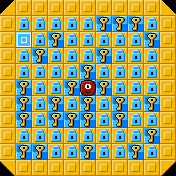

This game map was drawn from its Tiled (.tmx) file and the tilesets committed beside it. A one-line description and the full map source follow:
An orthogonal 11x11 tile map with 16x16 px tiles, 3 tile layers (floor, walls, items).

<map version="1.10" tiledversion="1.11.0" orientation="orthogonal" renderorder="left-up" width="11" height="11" tilewidth="16" tileheight="16" infinite="0" nextlayerid="4" nextobjectid="1">
 <editorsettings>
  <export target="../game/levels/level34.lua" format="lua" />
 </editorsettings>
 <properties>
  <property name="moves" type="int" value="8" />
  <property name="name" value="OVERLOAD" />
 </properties>
 <tileset firstgid="1" source="tiles.tsx" />
 <layer id="1" name="floor" width="11" height="11">
  <data encoding="csv">
0,0,0,0,0,0,0,0,0,0,0,
0,52,52,52,52,52,52,52,52,52,0,
0,52,52,52,52,52,52,52,52,52,0,
0,52,52,52,52,52,52,52,52,52,0,
0,52,52,52,52,52,52,52,52,52,0,
0,52,52,52,52,52,52,52,52,52,0,
0,52,52,52,52,52,52,52,52,52,0,
0,52,52,52,52,52,52,52,52,52,0,
0,52,52,52,52,52,52,52,52,52,0,
0,52,52,52,52,52,52,52,52,52,0,
0,0,0,0,0,0,0,0,0,0,0
</data>
 </layer>
 <layer id="2" name="walls" width="11" height="11">
  <data encoding="csv">
53,51,51,51,51,51,51,51,51,51,54,
51,0,0,0,0,0,0,0,0,0,51,
51,0,0,0,0,0,0,0,0,0,51,
51,0,0,0,0,0,0,0,0,0,51,
51,0,0,0,0,0,0,0,0,0,51,
51,0,0,0,0,0,0,0,0,0,51,
51,0,0,0,0,0,0,0,0,0,51,
51,0,0,0,0,0,0,0,0,0,51,
51,0,0,0,0,0,0,0,0,0,51,
51,0,0,0,0,0,0,0,0,0,51,
55,51,51,51,51,51,51,51,51,51,56
</data>
 </layer>
 <layer id="3" name="items" width="11" height="11">
  <data encoding="csv">
0,0,0,0,0,0,0,0,0,0,0,
0,13,13,13,13,13,12,12,12,13,0,
0,1,13,12,13,13,13,13,13,12,0,
0,13,12,13,13,13,12,13,13,13,0,
0,13,13,13,13,12,13,13,13,13,0,
0,12,13,13,12,2,12,13,13,13,0,
0,12,13,12,13,12,13,12,13,12,0,
0,12,13,12,12,12,13,12,13,13,0,
0,13,13,13,13,13,13,13,13,12,0,
0,12,12,13,13,12,13,13,12,13,0,
0,0,0,0,0,0,0,0,0,0,0
</data>
 </layer>
</map>
